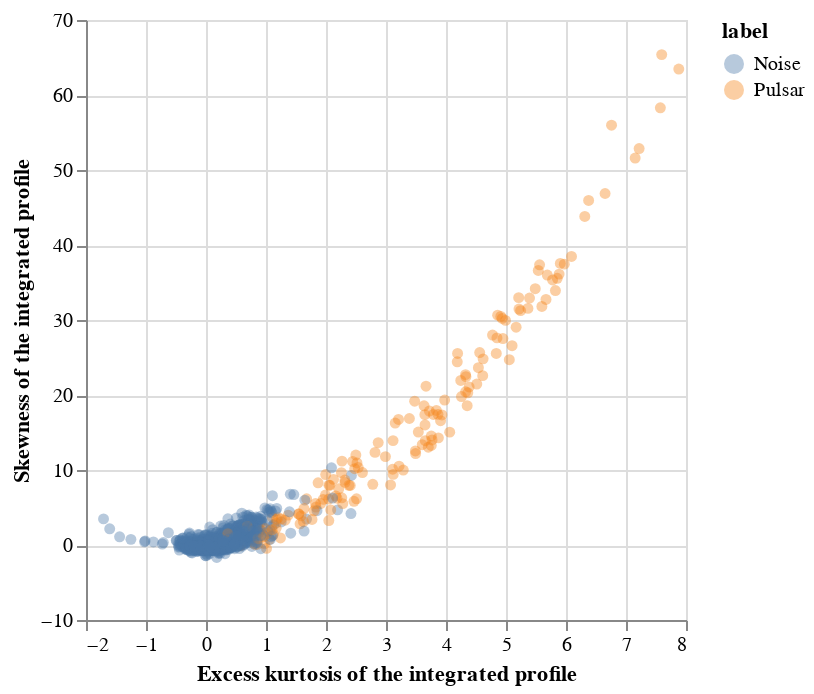

Source (notebook cell):
### Markdown cell above
As an exploratory visualization of the data, we have created a graph comparing the Skewness of the integrated profile (y-axis) to the Excess kurtosis of the integrated profile (x-axis). We have also coloured the pulsar and noise examples to be able to determine if we can obtain any information on when we have a pulsar, or when it is noise. Based on the graph, it appears that lower values of the Skewness of the integrated profile and of the Excess kurtosis of the integrated profile are typically noise, while pulsars typically have larger values.

### Code cell
# Import the altair package to use in our visualization.
import altair as alt

# Create the graph to visualize our data.
pulsar_plot = alt.Chart(pulsar_data.sample(n=2000)).mark_circle(opacity=0.4).encode(
    x=alt.X("excess_kurtosis_integrated_profile").title("Excess kurtosis of the integrated profile"),
    y=alt.Y("skewness_integrated_profile").title("Skewness of the integrated profile"),
    color=alt.Color("label").title("label")
)
pulsar_plot

### Figure 1 — Vega-Lite specification as saved in the notebook (floating-point values rounded to 4 significant figures; data arrays with more than 128 entries replaced by an {"elided": "..."} marker saying what was removed)
{"config": {"view": {"continuousWidth": 300, "continuousHeight": 300}}, "data": {"name": "data-723de49b36543ef61e365ded1af7fb8c"}, "mark": {"type": "circle", "opacity": 0.4}, "encoding": {"color": {"field": "label", "title": "label", "type": "nominal"}, "x": {"field": "excess_kurtosis_integrated_profile", "title": "Excess kurtosis of the integrated profile", "type": "quantitative"}, "y": {"field": "skewness_integrated_profile", "title": "Skewness of the integrated profile", "type": "quantitative"}}, "$schema": "https://vega.github.io/schema/vega-lite/v5.15.1.json", "datasets": {"data-723de49b36543ef61e365ded1af7fb8c": {"elided": "2000 records"}}}
